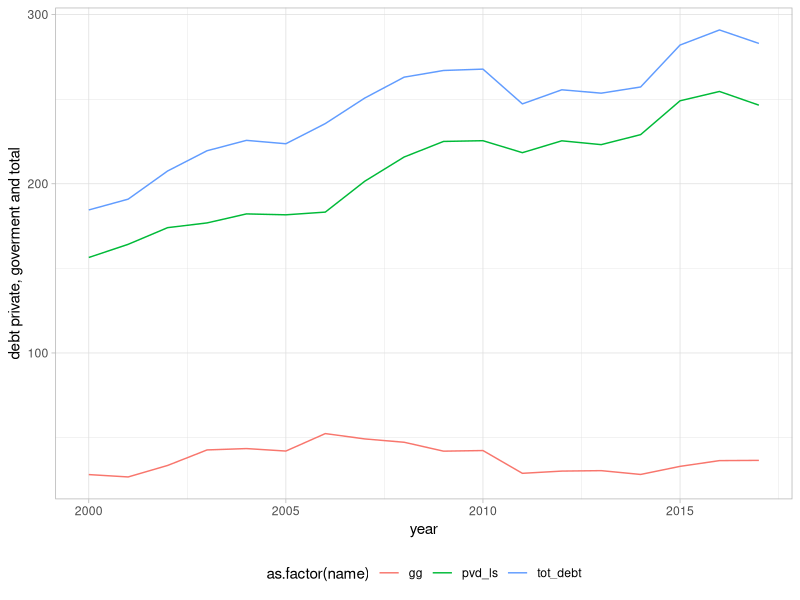
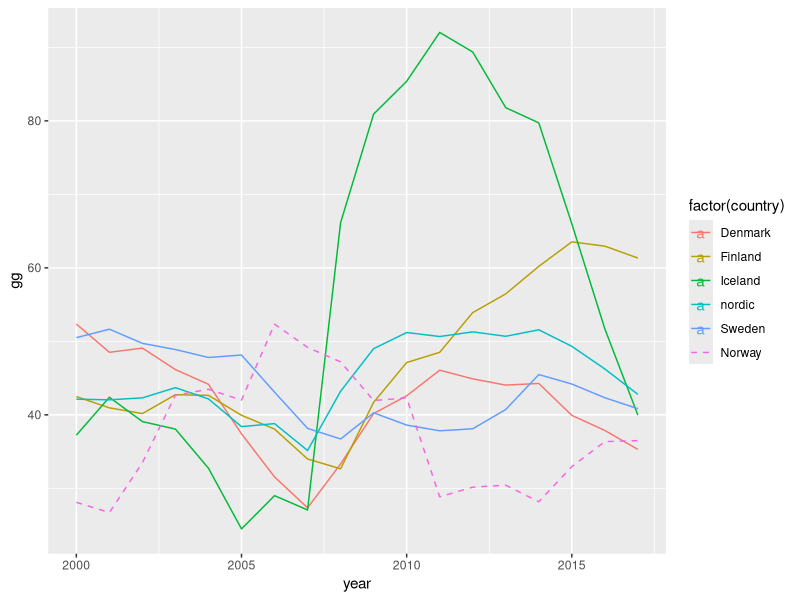
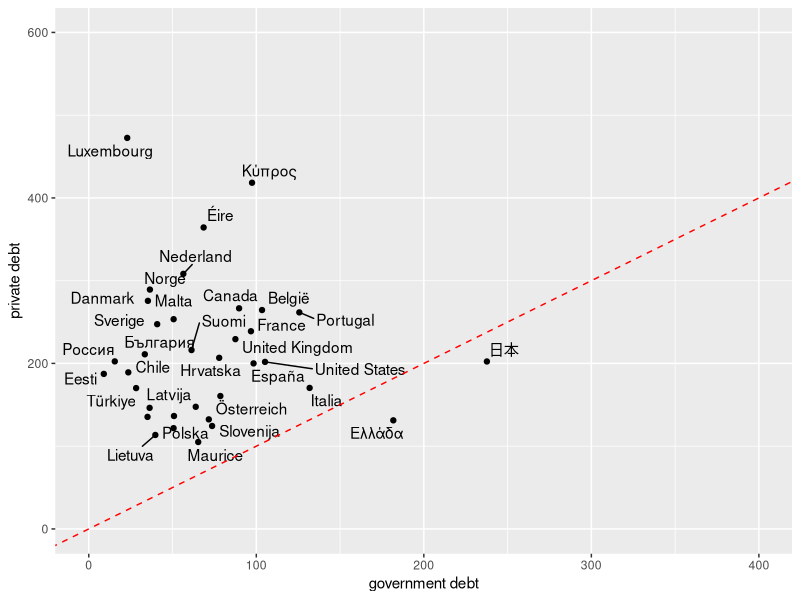
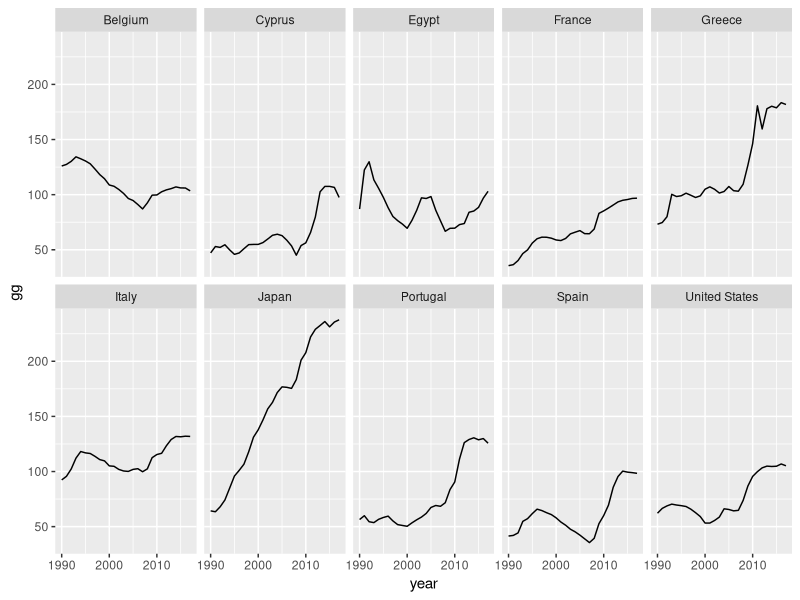

Write R code to recreate these figures, in order.


# Exam Q1 Global debdt

# Packates
library(tidyverse)

# a) Read the data into R
df <- haven::read_dta("data/4170_vedlegg_globaldebtdatabase (1).dta") |> 
    # Total debt as sum private debt and govemment debt
    rowwise( ) |> 
    mutate( tot_debt = sum(pvd_ls, gg, na.rm =T) 
            ) |> 
    ungroup()


# Number of countries and observations
df |> 
    summarise( countries = n_distinct(country),
               `nr obs` = n()
               )

dim(df)

# This is one country for a given year
df |> 
    distinct(country, year) |> 
    count()


# b) Select a subset of data from Norway 2000 to 2017
df_norway <- df |> 
    filter( country == "Norway",
            year %in% c(2000:2017)
            )


# Total debt as sum private debt and govemment debt
df_norway <- df_norway |> 
    rowwise( ) |> 
    mutate( tot_debt = sum(pvd_ls, gg, na.rm =T) ) |> 
    ungroup()

# Plot  the evolution of total debt over the period
df_norway |>
    select( country,year, pvd_ls, gg, tot_debt) |> 
    pivot_longer(-c(country, year)
                 ) |> 
    ggplot( aes(y = value,
                x = year,
                fill = as.factor(name), 
                color = as.factor(name)
                )
            ) +
    geom_line() +
    theme_light( ) + 
    theme( legend.position = "bottom") +
    labs( y = "debt private, goverment and total")


# c) The average share GG as share of GDP

nordic <- c("Norway", "Denmark", "Sweden", "Iceland", "Finland")

df_nordic <- df |> 
    select(country, year,  gg) |> 
    filter( country %in% nordic,
            year %in% c(2000:2017)
            )  |> 
    arrange(year) |> 
    mutate( g = mean(gg), .by = year
            ) |> 
    select(year, gg = g) |> 
    mutate( country = "nordic") |> 
    distinct()

df_nordi2 <- df |> 
    select(country, year, gg) |> 
    filter( country %in% nordic,
            year %in% c(2000:2017)
            ) |> 
    bind_rows( df_nordic) |> 
    arrange( year)


# Plot the result
df_nordi2 |> 
    filter( country != "Norway") |> 
    ggplot( aes( y = gg, x= year, color = factor(country)) ) +
    geom_line( ) +
    geom_line( data = df_nordi2 |> filter( country == "Norway"),
               aes( y = gg, x= year, color = factor(country)),
               linetype =2
               ) + 
    geom_text( aes( label = ifelse(country == "Norway" & year == 2010,
                                   "Norway", "")
    ))



# d) country name
Sys.setlocale("LC_CTYPE")
data <-
    read.table(
        'data/countrynames.csv',
        header = TRUE,
        sep = '\t',
        fileEncoding = 'UTF-8',
        stringsAsFactors = FALSE
    ) |> 
    separate(local_name.ifscode, into = c("local_name", "ifscode"), sep = "\t"
             ) |> 
    mutate( ifscode = as.numeric(ifscode)
            ) |> 
    as_tibble()


# Merging data
Sys.setlocale("LC_CTYPE")
df2017 <- df |> 
    select(ifscode, country, year, gg, pvd_all) |> 
    filter( year %in% c(2017)
            ) |> 
    left_join( data, join_by(ifscode)
               )

# Make a plot with labels
Sys.setlocale("LC_CTYPE")
df2017 |> 
    ggplot( aes( y = pvd_all, x = gg)
            ) +
    geom_point() +
    # geom_text(aes(label = local_name),
    #           position = position_jitter(width = 0.2, height = 0.2)
    #           )
    ggrepel::geom_text_repel(aes(label = local_name)) +
    labs( y = "private debt", x = "government debt") +
    geom_abline( color = "red", linetype =2) +
    ggplot2::lims( y = c(0,600), x = c(0,400))


# f) Choose the 10 countries with highest rate gg
Sys.setlocale("LC_CTYPE")
top10 <- df2017 |> 
    arrange( desc(gg) ) |> 
    head(10) |> 
    select(country)

top10_90_2017 <- df |> 
    filter( year %in% 1990:2017,
            country %in% top10$country
            )


top10_90_2017 |> 
    ggplot( aes(y = gg, x = year) ) +
    geom_line() +
    facet_wrap(~country, ncol= 5)




